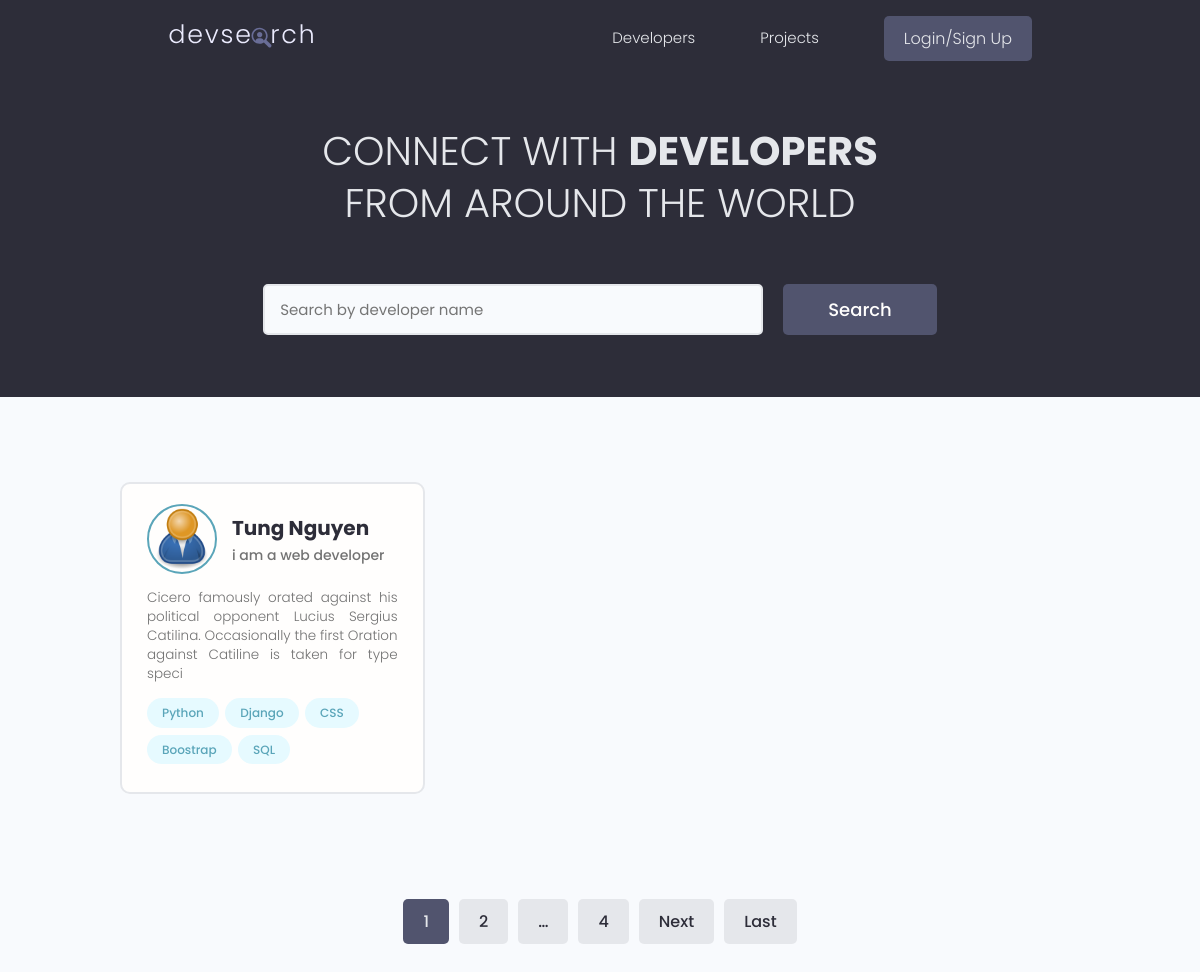
/profiles/, run on the app's committed database.
### users/models.py (models this page shows, shortened)
class Profile(models.Model):
    user = models.OneToOneField(User,on_delete=models.CASCADE , null=True, blank= True)
    name = models.CharField(max_length=255, blank=True, null=True)
    email = models.EmailField(max_length=500 , blank=True, null=True)
    username = models.CharField(max_length=255, blank=True, null=True)
    location = models.CharField(max_length=255, blank=True, null=True)
    short_intro = models.CharField(max_length=255, blank=True , null=True)
    bio = models.TextField(blank=True,null=True)
    profile_image = models.ImageField(null=True , blank=True, upload_to='profiles/', default='profiles/user-default.png')
    social_github = models.CharField(max_length=255, blank=True, null=True)
    social_twitter = models.CharField(max_length=255, blank=True, null=True)
    social_linkedin = models.CharField(max_length=255, blank=True, null=True)
    social_youtube = models.CharField(max_length=255, blank=True, null=True)
    social_website = models.CharField(max_length=255, blank=True, null=True)
    created = models.DateTimeField(auto_now_add=True)
    id = models.UUIDField(default=uuid.uuid4, unique=True, primary_key=True, editable=False)
    class Meta:
        ordering = ['created']

class Skill(models.Model):
    owner = models.ForeignKey(Profile,on_delete=models.CASCADE, null=True,blank=True)
    name = models.CharField(max_length=255, blank=True, null=True)
    descriptions= models.TextField(null=True,blank=True)
    created = models.DateTimeField(auto_now_add=True)
    id = models.UUIDField(default=uuid.uuid4, unique=True, primary_key=True, editable=False)
    def __str__(self) -> str:
        return self.name

### users/views.py (the view)
# urls.py: path('', views.ProfileView, name='profile'),
def ProfileView(request):
    profiles , search_query = searchProfiles(request)
    profiles,paginator =paginationFunction(request,profiles,1)
    context={'profiles':profiles,'search_query':search_query,'paginator':paginator}
    return render(request,'users/profile.html',context)

### users/utils.py (called while the page is built)
def paginationFunction(request,profiles,result):
    page =request.GET.get('page')
    paginator = Paginator(profiles,result)
    try :
        projects = paginator.page(page)
    except PageNotAnInteger:
        page= 1
        profiles = paginator.page(page)
    except EmptyPage:
        page = paginator.projects.number()
        profiles= paginator.page(page)
    return profiles ,paginator

def searchProfiles(request):
    search_query=''
    if request.GET.get('search_query'):
        search_query = request.GET.get('search_query')
    skills = Skill.objects.filter(name__icontains=search_query)
    profiles = Profile.objects.distinct().filter(
        Q(name__icontains=search_query)|
        Q(short_intro__icontains=search_query)|
        Q(skill__in=skills)
        )
    return profiles,search_query

### users/templates/users/profile.html (shortened to what this page needs)
{% extends 'main.html' %}
{% block content %}
  <main class="home">
    <section class="hero-section text-center">
      <div class="container container--narrow">
        <div class="hero-section__box">
          <h2>CONNECT WITH <span>DEVELOPERS</span></h2>
          <h2>FROM AROUND THE WORLD</h2>
        </div>
        <div class="hero-section__search">
          <form class="form" action="{% url 'profile'%}" method="get">
            <div class="form__field">
              <input class="input input--text" id="formInput#search" type="text" name="search_query"
                placeholder="Search by developer name" />
            </div>
            <input class="btn btn--sub btn--lg" type="submit" value="Search" />
          </form>
        </div>
      </div>
    </section>
    <section class="devlist">
      <div class="container">
        <div class="grid grid--three">
          {%for profile in profiles %}
          <div class="column card">
            <div class="dev">
              <a href="{% url 'user-profile' profile.id %}" class="card__body">
                <div class="dev__profile">
                  <img class="avatar avatar--md" src="{{profile.profile_image.url}}" alt="image" />
                  <div class="dev__meta">
                    <h3>{{profile.name}}</h3>
                    <h5>{{profile.short_intro}}</h5>
                  </div>
                </div>
                <p class="dev__info">
                  {{profile.bio|slice:"150"}}
                </p>
                <div class="dev__skills">
                  {% for skill in profile.skill_set.all|slice:"5" %}
                  <span class="tag tag--pill tag--main">
                    <small>{{skill}}</small>
                  </span>
                  {% endfor %}
                </div>
              </a>
            </div>
          </div>
          {% endfor %}
        </div>
      </div>
    </section>
    {% include 'paginator.html' with queryset=profiles %}
  </main>
{% endblock content %}

### static/css/app.css (style rules this page uses)
:root { --color-sub: #2d2d39; }
.btn--sub { background-color: var(--color-sub-light); }
.card { border: 2px solid var(--color-light); }
img { width: 100%; }
.hero-section { height: 40vh; display: flex; align-items: center; background-color: var(--color-sub); }
.hero-section__box { margin-bottom: 4rem; }
.hero-section__box > h2, .hero-section__box > h2 > span { font-size: 4rem; color: var(--color-light); line-height: 1.3; text-transform: uppercase; }
.hero-section__box > h2 { font-weight: 300; }
.hero-section__box > h2 > span { font-weight: 700; }
.hero-section__search > .form { display: flex; align-items: center; justify-content: center; gap: 2rem; }
.hero-section__search > .form input.input--text { width: 50rem; }
.devlist { margin-top: 8rem; }
.devlist .grid { align-items: stretch; }
.devlist .dev .dev__profile { display: flex; align-items: center; gap: 1.5rem; }
.devlist .dev .dev__meta h3 { color: var(--color-sub); font-size: 2rem; font-weight: 700; }
.devlist .dev .dev__meta h5 { color: var(--color-text); font-size: 1.4rem; font-weight: 500; }
.devlist .dev .dev__info { margin: 1.5rem 0; font-size: 1.35rem; line-height: 1.4; text-align: justify; }

### static/uikit/styles/modules/_variables.css (style rules this page uses)
:root { --color-main: #5aa5b9; --color-main-light: #e6faff; --color-sub: #3f4156; --color-sub-light: #51546e; --color-sub-lighter: #ededfd; --color-text: #737373; --color-gray: #8b8b8b; --color-light: #e5e7eb; --color-light-gray: #767676; --color-bg: #f8fafd; --color-white: #fffefd; --color-white-light: #f3f3f3; --color-success: #359e64; --color-success-bg: #def8e8; --color-error: #fc4b0b; --color-error-bg: #fff2ee; --font-base: 'Poppins', arial, helvetica, 'Segoe UI', roboto, ubuntu, sans-serif; --font-monospace: 'Fira Code', 'Courier New', courier, monospace; --font-regular: 300; --font-medium: 500; --font-bold: 700; --generic-shadow: 1px 1px 5px #00000010; --generic-transition: all 0.3s ease-in-out; }

### static/uikit/styles/modules/_base.css (style rules this page uses)
* { margin: 0; padding: 0; box-sizing: border-box; text-rendering: optimizeLegibility; color: inherit; font-size: inherit; }
html { font-size: 50%; }
@media only screen and (min-width: 480px) { html { font-size: 56.25%; } }
@media only screen and (min-width: 1200px) { html { font-size: 62.5%; } }
body { line-height: 1.6; font-weight: 400; font-size: 1.5rem; color: var(--color-text); background-color: var(--color-bg); min-height: 100vh; }

### static/uikit/styles/modules/_typography.css (style rules this page uses)
* { font-family: var(--font-base); }
h2 { font-size: 3.6rem; font-weight: var(--font-bold); }
h3 { font-size: 3.2rem; font-weight: var(--font-medium); }
h5 { font-size: 2.4rem; font-weight: var(--font-medium); }
h5, h6 { font-weight: var(--font-regular); }
p, span, strong { font-size: 1.6rem; color: var(--color-text); font-weight: var(--font-regular); }
a { padding-bottom: 2px; text-decoration: none; display: inline-block; color: var(--color-main); font-weight: var(--font-medium); }

### static/uikit/styles/modules/_utilities.css (style rules this page uses)
.container { width: 92%; max-width: 165rem; margin: 0 auto; box-sizing: border-box; }
.container--narrow { width: 92%; max-width: 120rem; }
@media screen and (min-width: 1000px) { .container { width: 90%; } }
@media screen and (min-width: 1000px) { .container--narrow { width: 85%; } }
@media screen and (min-width: 1200px) { .container { width: 80%; } }
@media screen and (min-width: 1200px) { .container--narrow { width: 72%; } }
.text-center { text-align: center; }

### static/uikit/styles/modules/_avatar.css (style rules this page uses)
.avatar { border-radius: 50%; border: 2px solid var(--color-main); object-fit: cover; }
.avatar--md { height: 7rem; width: 7rem; }

### static/uikit/styles/modules/_button.css (style rules this page uses)
.btn { display: inline-block; position: relative; cursor: pointer; background-color: var(--color-light); font-weight: var(--font-medium); color: var(--color-sub); text-decoration: none; padding: 1rem 2rem; border-radius: 0.5rem; border: none; width: -webkit-fit-content; width: -moz-fit-content; width: fit-content; height: -webkit-fit-content; height: -moz-fit-content; height: fit-content; font-size: 1.6rem; outline-width: 0; outline-color: transparent; -webkit-backface-visibility: hidden; backface-visibility: hidden; transition: all 0.3s ease-in-out; }
.btn--sub { background-color: var(--color-sub); color: var(--color-white); }
.btn--lg { font-size: 1.8rem; padding: 1.2rem 4.5rem; }

### static/uikit/styles/modules/_card.css (style rules this page uses)
.card { border-radius: 1rem; background-color: var(--color-white); border: 1.5px solid var(--color-light); width: auto; height: auto; margin-top: 0.5rem; margin-bottom: 0.5rem; overflow: hidden; }
.card__body, .card__header { padding: 2rem 2.5rem; }

### data on the page
Profile: profile_image (placeholder picture), name "Tung Nguyen", short_intro "i am a web developer", bio "Cicero famously orated against his political opponent Lucius Sergius Catilina. Occasionally the first Oration against Catiline is taken for type speci"
Skill: name "Python"
Skill: name "Django"
Skill: name "CSS"
Skill: name "Boostrap"
Skill: name "SQL"

### other printed values
{{ page }} "1"
{{ page }} "2"
{{ queryset.paginator.num_pages }} "4"
